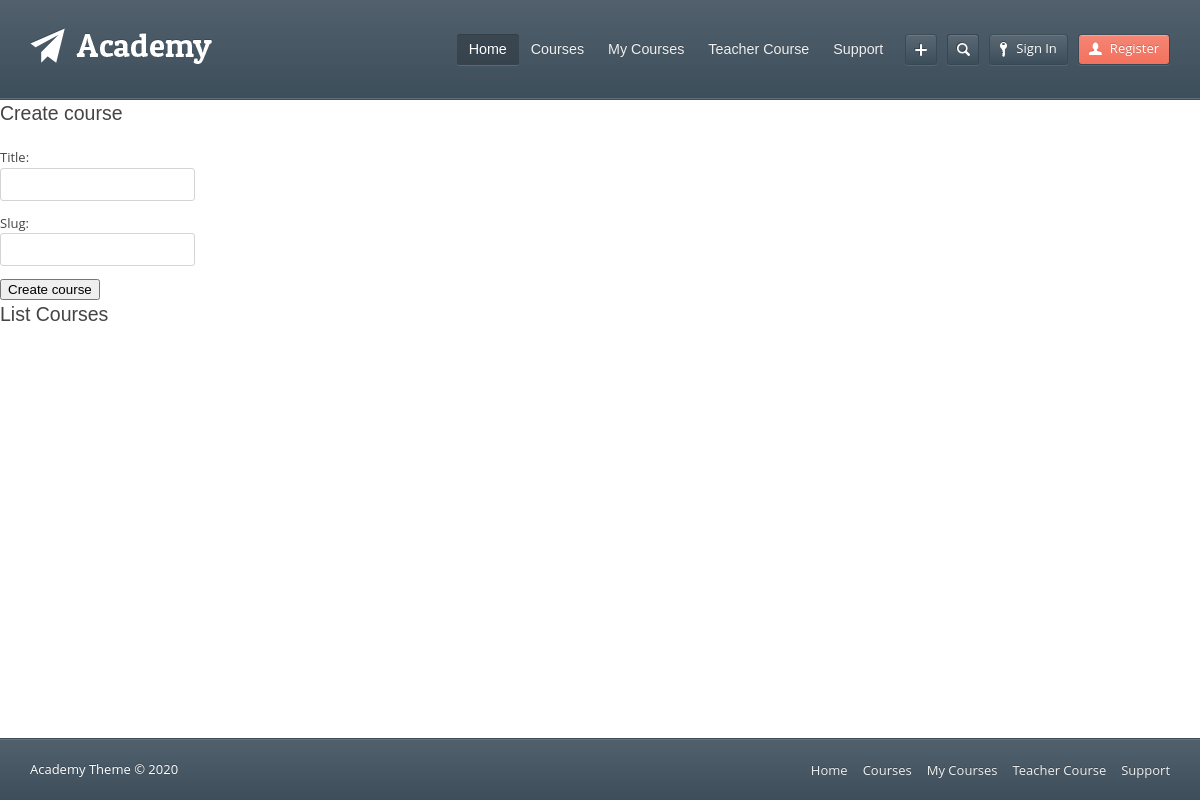
Page /course/del/9/9 on the earlier database version.
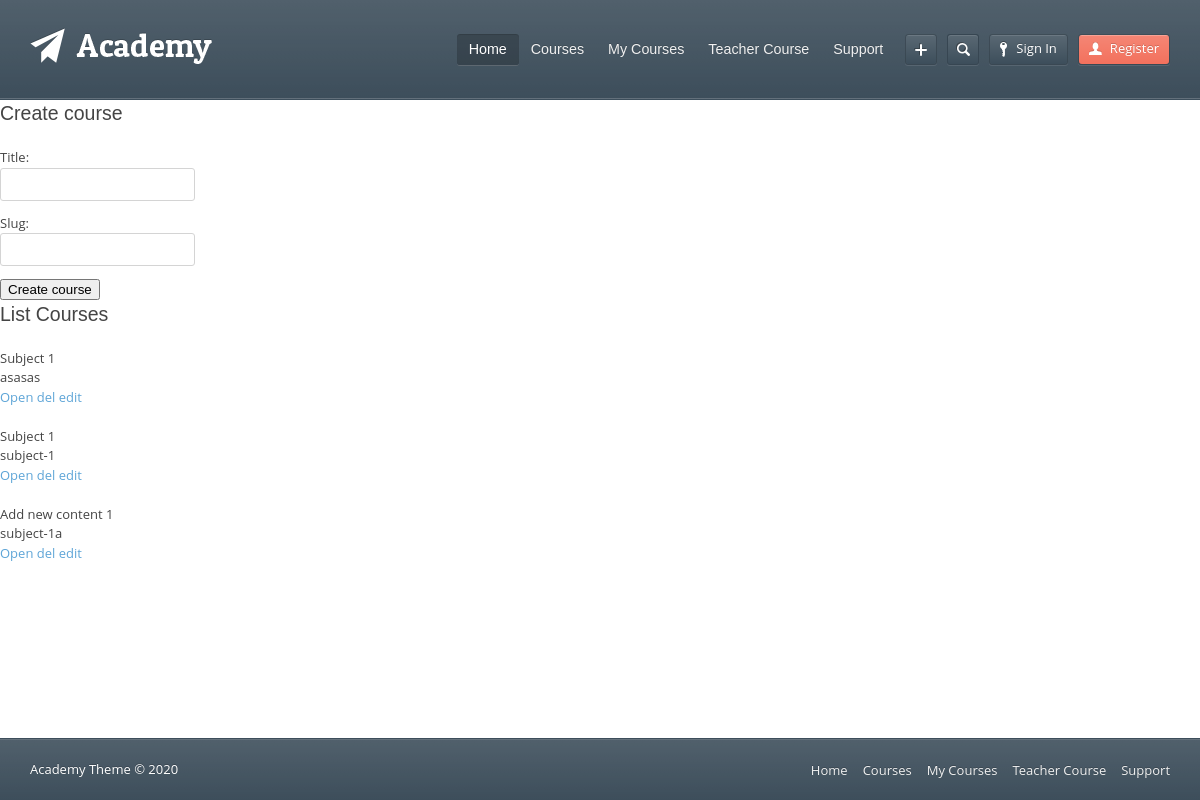
Same page on the later database version.
### courser/models.py (models this page shows, shortened)
class Course(models.Model):
    subject = models.ForeignKey(Subject,
                                related_name='courses',
                                on_delete=models.CASCADE)
    title = models.CharField(max_length=200, unique=True)
    slug = models.SlugField(max_length=200)
    overview = models.TextField()
    created = models.DateTimeField(auto_now_add=True)
    class Meta:
        abstract = False

### courser/views.py (the view, shortened to what this page needs)
# urls.py: path('del/<int:pk>/<int:pk1>', DelCourseView.as_view(),name='del_course'),
class DelCourseView(View):
	def get(self, request, pk, pk1):
		data = Course.objects.filter(id=pk1)
		data.delete()
		form = CourseForm()
		content = {
			'form': form,
			'data' : Course.objects.filter(subject=pk),
			'pk': pk
		}
		return render(request, 'courserview/l_course.html', content)

### courser/forms.py
class CourseForm(forms.Form):
	title = forms.CharField(required=True)
	slug = forms.SlugField(required=True)

### courser/templates/courserview/l_course.html (shortened to what this page needs)
{% extends "base.html" %}
{% block content %}
	<h1>Create course</h1>
	<form action="{% url 'create-course' pk %}" method="post">
		{{ form.as_p }}
		<button type="submit">Create course</button>
	</form>
	<h1>List Courses</h1>
	{% for d in data %}
		<div> {{ d.title }} </div>
		<div> {{ d.slug }} </div>
		<a href="{% url "open_module" pk d.id %}">Open</a>
		<a href="{% url "del_course" pk d.id %}">del</a>
		<a href="{% url "edit_course" pk d.id %}">edit</a>
		<br>
		<br>
	{% endfor %}
{% endblock content %}

### courser/templates/base.html (shortened to what this page needs)
{% load static %}
<!DOCTYPE html>
<html lang="en-US">
   <head>
      <link rel='stylesheet' id='woocommerce-layout-css'  href="{% static 'css/woocommerce-layout3cae.css' %}" type='text/css' media='all' />
      <link rel='stylesheet' id='woocommerce-smallscreen-css'  href="{% static 'css/woocommerce-smallscreen3cae.css' %}" type='text/css' media='only screen and (max-width: 768px)' />
      <link rel='stylesheet' id='woocommerce-general-css'  href='{% static "css/woocommerce3cae.css" %}' type='text/css' media='all' />
      <link rel='stylesheet' id='general-css'  href='{% static "wp-content/themes/academy/style9c30.css" %}' type='text/css' media='all' />
   </head>
   <body class="home page page-id-2 page-template-default">
      <div class="site-wrap">
         <div class="header-wrap">
            <header class="site-header">
               <div class="row">
                  <div class="site-logo left">
                     <a href="index.html" rel="home">
                     <img src="{% static 'wp-content/themes/academy/images/logo.png' %}" alt="Academy &#8211; Learning Management Theme" />
                     </a>
                  </div>
                  <div class="header-options right clearfix">
                     <div class="login-options right">
                        <div class="button-wrap left login-button">
                           <a href="{% url 'login-view' %}" class="button dark"><span class="button-icon login"></span>Sign In</a>
                        </div>
                        <div class="button-wrap left">
                           <a href="{% url 'register-view' %}" class="button">
                           <span class="button-icon register"></span>Register                      </a>
                        </div>
                     </div>
                     <div class="search-form right">
                        <form role="search" method="GET" action="https://demo.themex.co/academy/">
                           <input type="text" value="" name="s" />
                        </form>
                     </div>
                     <div class="button-wrap share-button tooltip right">
                        <a href="#" class="button dark"><span class="button-icon plus nomargin"></span></a>
                     </div>
                  </div>
                  <nav class="header-navigation right">
                     <div class="menu">
                        <ul id="menu-main-menu" class="menu">
                           <li id="menu-item-187" class="menu-item menu-item-type-post_type menu-item-object-page current-menu-item page_item page-item-2 current_page_item current-menu-ancestor current-menu-parent current_page_parent current_page_ancestor menu-item-has-children menu-item-187">
                              <a href="{% url 'home-view' %}">Home</a>
                           </li>
                           <li id="menu-item-238" class="menu-item menu-item-type-taxonomy menu-item-object-course_category menu-item-238"><a href="{% url 'open_subject' %}">Courses</a></li>
                           <li id="menu-item-2114" class="menu-item menu-item-type-post_type menu-item-object-page menu-item-2114"><a href="{% url 'open_subject'  %}">My Courses</a></li>
                           <li id="menu-item-184" class="menu-item menu-item-type-post_type menu-item-object-page menu-item-184"><a href="{% url 'open_subject' %}">Teacher Course</a></li>
                           <li id="menu-item-603" class="menu-item menu-item-type-post_type menu-item-object-page menu-item-603"><a href="{% url 'open_subject' %}">Support</a></li>
                        </ul>
                     </div>
                  </nav>
               </div>
            </header>
         </div>
         {% block content %}
         {% endblock content %}
         <div class="footer-wrap">
            <footer class="site-footer">
               <div class="row">
                  <div class="copyright left">
                     Academy Theme &copy; 2020
                  </div>
                  <nav class="footer-navigation right">
                     <div class="menu-footer-menu-container">
                        <ul id="menu-footer-menu" class="menu">
                           <li id="menu-item-193" class="menu-item menu-item-type-post_type menu-item-object-page current-menu-item page_item page-item-2 current_page_item menu-item-193"><a href="{% url 'open_subject' %}">Home</a></li>
                           <li id="menu-item-237" class="menu-item menu-item-type-taxonomy menu-item-object-course_category menu-item-237"><a href="{% url 'open_subject' %}">Courses</a></li>
                           <li id="menu-item-190" class="menu-item menu-item-type-taxonomy menu-item-object-category menu-item-190"><a href="{% url 'open_subject' %}">My Courses</a></li>
                           <li id="menu-item-191" class="menu-item menu-item-type-post_type menu-item-object-page menu-item-191"><a href="">Teacher Course</a></li>
                           <li id="menu-item-740" class="menu-item menu-item-type-post_type menu-item-object-page menu-item-740"><a href="">Support</a></li>
                        </ul>
                     </div>
                  </nav>
               </div>
            </footer>
         </div>
      </div>
   </body>
</html>

Differences in the rows shown:
added Course: title "Subject 1", slug "asasas"
added Course: title "Subject 1", slug "subject-1"
added Course: title "Add new content 1", slug "subject-1a"
